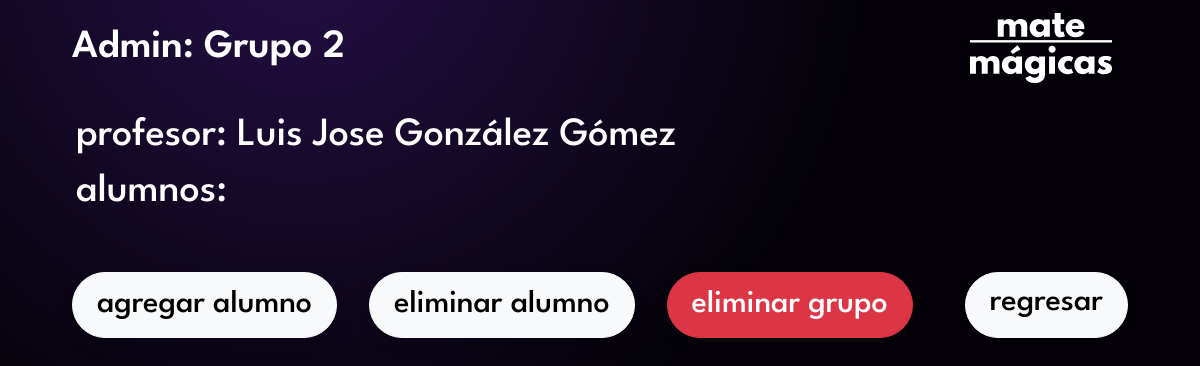
The app's page /manage/2, older data.
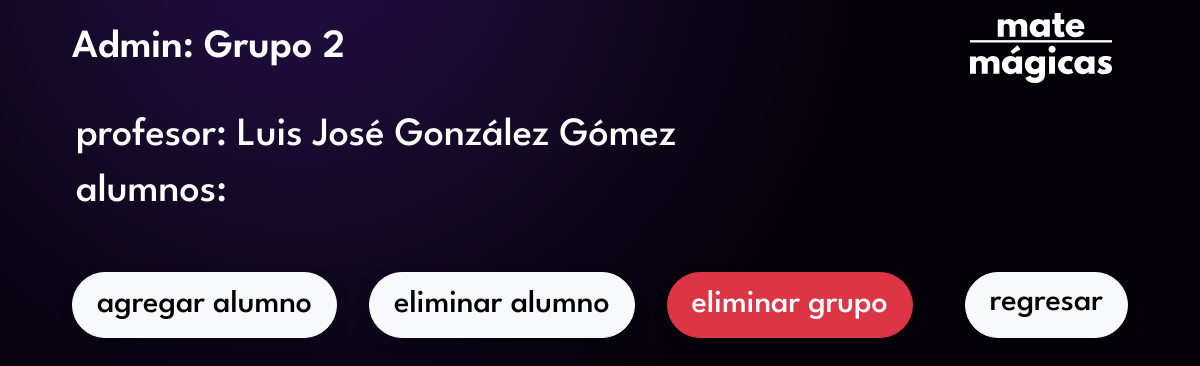
The same page, newer data.
### game/models.py (models this page shows)
class Profesor(models.Model):
    first_name = models.CharField(max_length=100)
    last_name = models.CharField(max_length=100)
    username = models.CharField(max_length=100, unique=True)
    password = models.CharField(max_length=100)

### game/views.py (the view)
# urls.py: path('manage/<int:numero>', views.manage_group, name='manage_group'),
def manage_group(request, numero):
    grupo = Grupo.objects.get(numero=numero)
    alumnos = Alumno.objects.filter(grupo=grupo)
    profesor = grupo.profesor
    return render(request, 'manage_group.html', {'grupo': grupo, 'alumnos': alumnos, 'profesor': profesor})

### game/templates/manage_group.html (shortened to what this page needs)
{% extends "base.html" %}
{% load static %}
{% block main %}
<nav class="navbar navbar-expand-lg mb-3" data-bs-theme="dark">
    <div class="container-fluid">
        <span class="navbar-brand fs-1 fw-semibold">Admin: Grupo {{ grupo.numero }}</span>
        <a class="navbar-brand logo ms-auto" href="/"><img src="{% static 'svg/matemagicas-logo.svg' %}" height="70" draggable="false"></a>
    </div>
</nav>
<div>
    <h1 class="text-white ps-3">profesor: {{ profesor.first_name }} {{ profesor.last_name }}</h1>
</div>
<div>
    <h1 class="text-white ps-3">alumnos:</h1>
</div>
<div class="container-fluid d-flex">
    <button type="button" data-bs-toggle="modal" data-bs-target="#newalum" class="btn px-4 me-3 fs-2 fw-medium text-center form-control-lg rounded-pill btn-light shadow">agregar alumno</button>
    <button type="button" data-bs-toggle="modal" data-bs-target="#delalum" class="btn px-4 mx-3 fs-2 fw-medium text-center form-control-lg rounded-pill btn-light shadow">eliminar alumno</button>
    <button type="button" data-bs-toggle="modal" data-bs-target="#delgroup" class="btn px-4 mx-3 fs-2 fw-medium text-center form-control-lg rounded-pill btn-danger shadow">eliminar grupo</button>
    <a href="/manage" type="button" class="btn px-4 ms-auto fs-2 fw-medium text-center form-control-lg rounded-pill btn-light shadow">regresar</a>
</div>
{% endblock %}

Row changes from the older to the newer data that the page shows:
changed Profesor "González Gómez": first_name "Luis Jose" → "Luis José"
